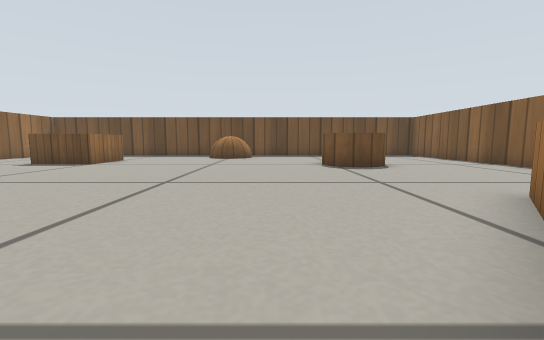
view 1 (above)

18 first-person views from a walk through a robot-simulator world made for Gazebo. The camera is 0.19 m above the floor, tilts 6° down and sees 90° across. The floor is counted in squares, 0.25 m on a side. Each view is taken from the middle of a square. On the plan, view 1 faces up. The plan holds only what a view shows up to about 10 squares ahead; the rest is blank. Simple patterns stand in for the simulator's built-in surfaces.

view 2
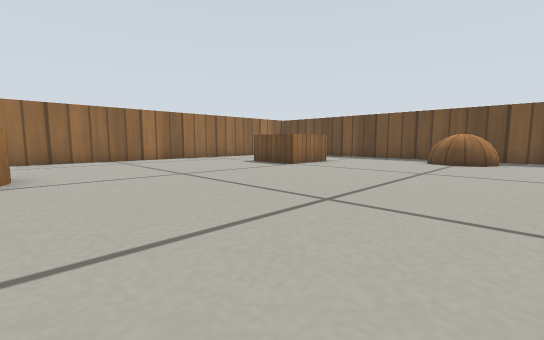

view 3
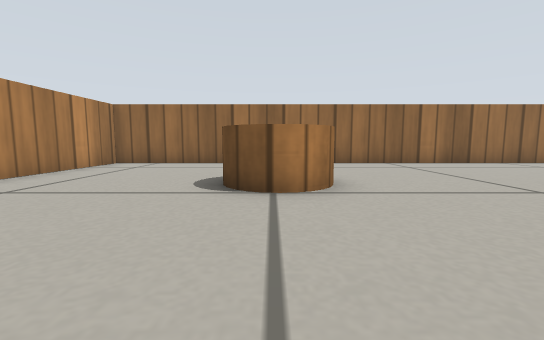

view 4
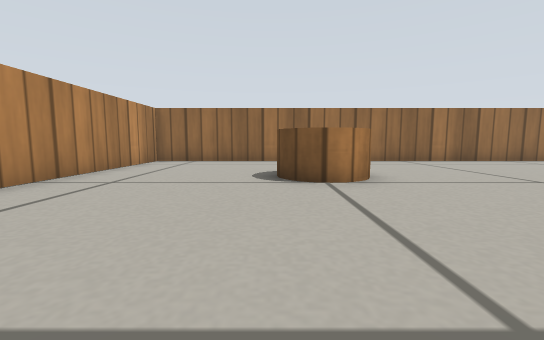

view 5
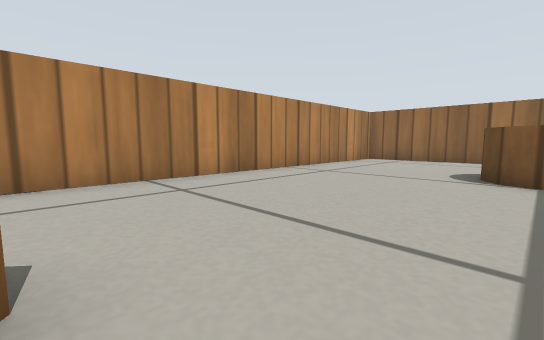

view 6
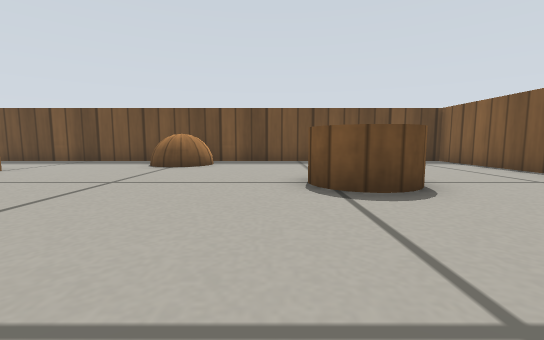

view 7
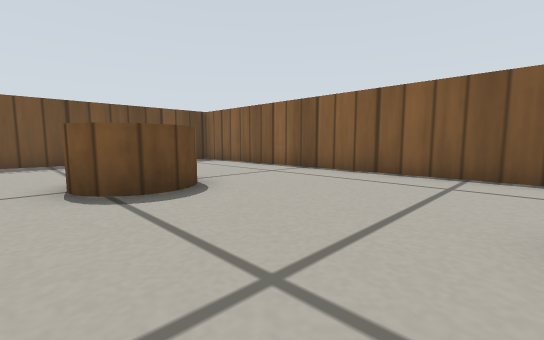

view 8
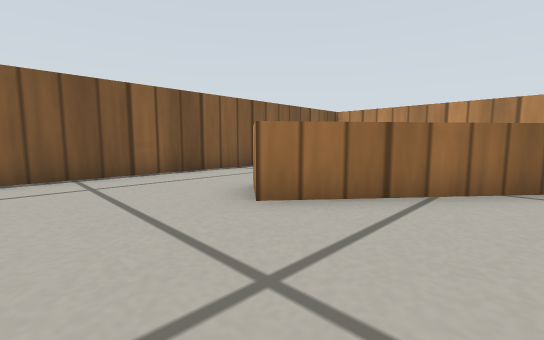

view 9
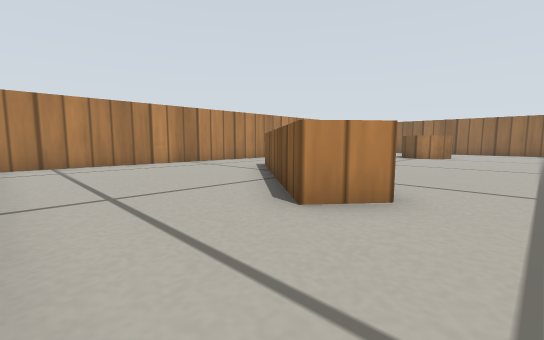

view 10
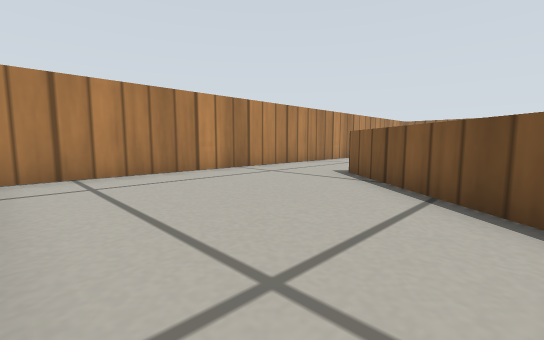

view 11
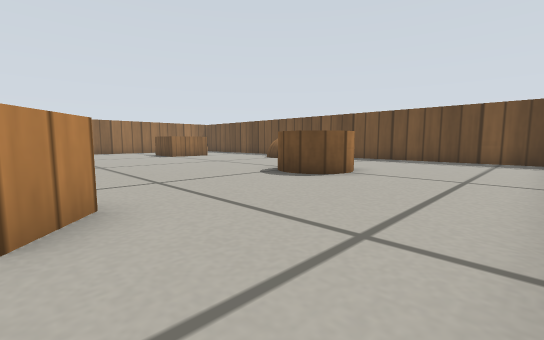

view 12
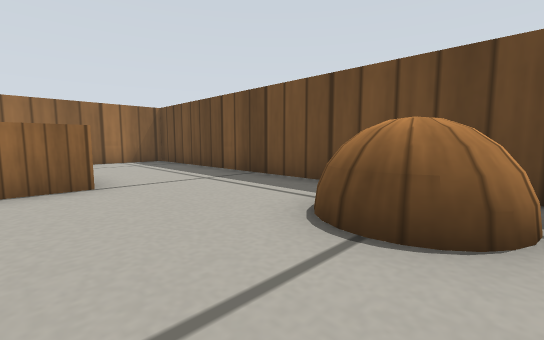

view 13
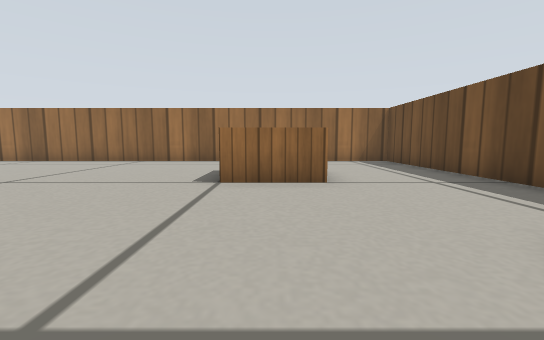

view 14
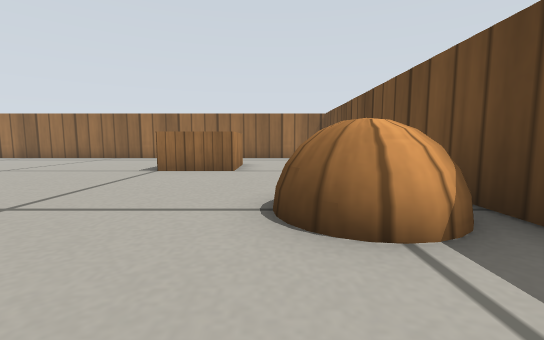

view 15
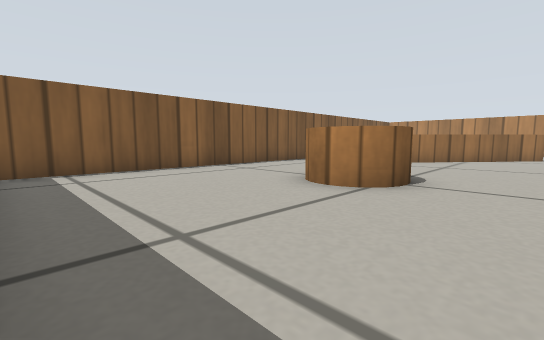

view 16
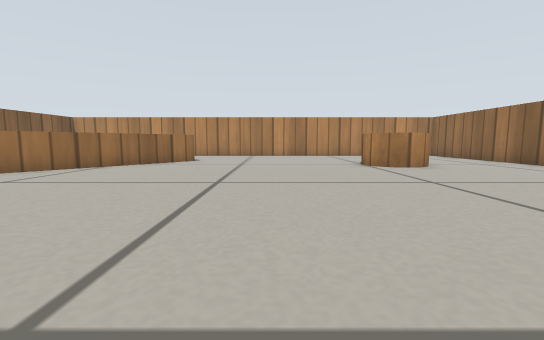

view 17
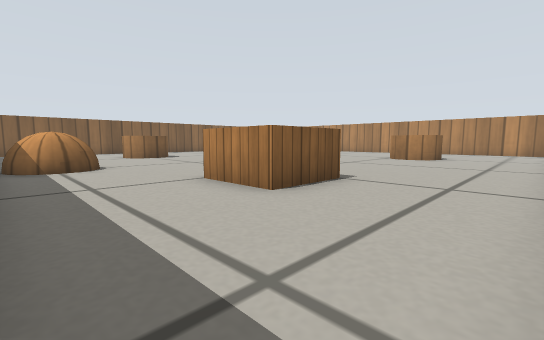

view 18
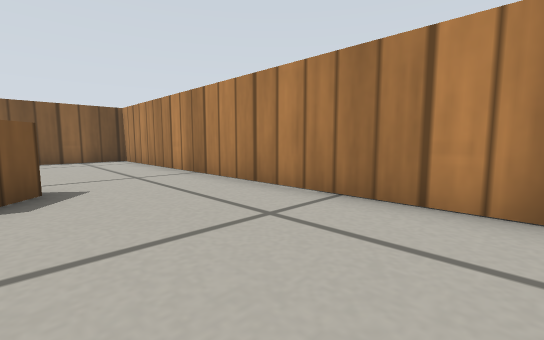

### Floor plan
Points are (right, up) in squares from view 1. A wall is a line through its corners. A room is listed if a view was taken in it or the views show most of it. See-through windows are left out.
Room 1 (views 1, 2, 3, 4, 5, 6, 7, 8, 9, 10, 11, 12, 13, 14, 15, 16, 17, 18)
walls: (0, -0.7) (3.6, 3.7) (4.5, 3) (0.9, -1.4) (0.4, -1); (-11.4, 14) (-11.4, -4.4) (7.1, -4.4); (7, 14.4) (-11.1, 14.4); (7.4, -4) (7.4, 14.2)
objects: wooden cylinder (-8, 0) to (-6, 2); wooden box (-8, 9) to (-6, 11); wooden ball (-3, 12) to (-1, 14); wooden cylinder (2, 8) to (4, 10)

Positions as (right, up) in squares from view 1, and headings:
1: (0, 0), facing up
2: (0, 2), facing up-left
3: (-2, 1), facing left
4: (-1, 0), facing left
5: (0, 1), facing down-left
6: (1, 4), facing up
7: (1, 4), facing up-right
8: (1, 6), facing down-right
9: (7, 5), facing down-left
10: (7, 2), facing down-left
11: (7, 3), facing up-left
12: (-1, 10), facing up-left
13: (-1, 10), facing left
14: (1, 12), facing left
15: (0, 14), facing down-right
16: (-3, 10), facing down
17: (-11, 14), facing down-right
18: (-4, -1), facing down-right
